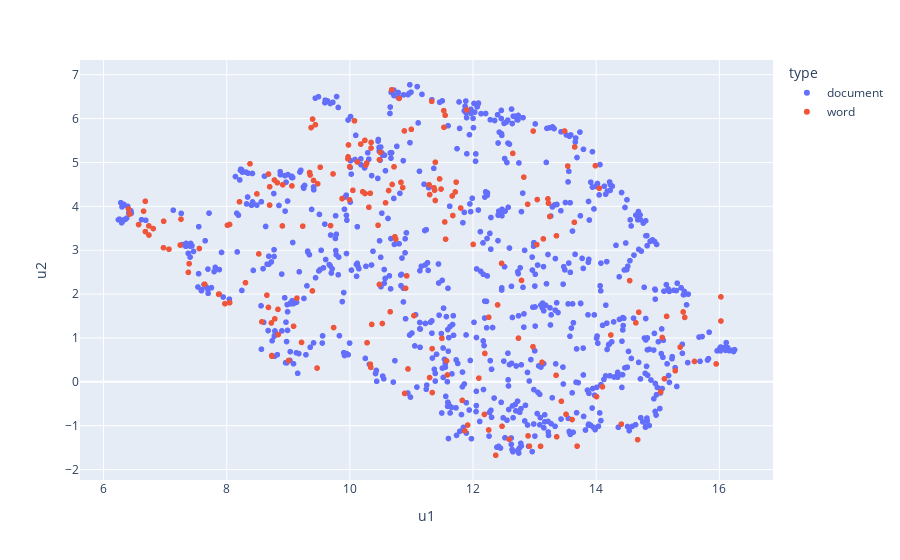

Notebook code cell kept with this figure:
### Markdown cell above
Given word vectors have been trained as well during the Doc2Vec training process the distance between word and document vectors is meaningful. See below the two dimensional representation of sentences and the location of some randomly drawn word vectors. Words in the close surrounding of a document vector should have a similar meaning as the sentence.

### Code cell
import plotly.express as px

np.random.sample(42)
rnd_doc_idx = np.random.choice(list(range(len(doc_vectors))), 200, replace = False)
doc_df_tmp = pd.DataFrame(doc_vectors_2d, columns = ["u1", "u2"])
doc_df_tmp.loc[:, "label"] = [" ".join(sentences_tmp[idx]) for idx in range(len(sentences_tmp))]
doc_df_tmp.loc[:, "type"] = "document"

word_df_tmp = pd.DataFrame(word_vectors_2d[rnd_doc_idx], columns = ["u1", "u2"])
word_df_tmp.loc[:, "label"] = [d2v.wv.index_to_key[idx] for idx in rnd_doc_idx]
word_df_tmp.loc[:, "type"] = "word"

df_tmp = pd.concat((doc_df_tmp, word_df_tmp))

fig = px.scatter(df_tmp, x = "u1", y = "u2", hover_name = "label", color = "type")
fig.show()

### Figure 1 — Plotly figure (JSON) as saved in the notebook; plotly's stock layout.template omitted (floating-point values rounded to 4 significant figures; data arrays with more than 128 entries replaced by an {"elided": "..."} marker saying what was removed)
{"data": [{"hovertemplate": "<b>%{hovertext}</b><br><br>type=document<br>u1=%{x}<br>u2=%{y}<extra></extra>", "hovertext": {"elided": "812 str values"}, "legendgroup": "document", "marker": {"color": "#636efa", "symbol": "circle"}, "mode": "markers", "name": "document", "showlegend": true, "type": "scattergl", "x": {"elided": "812 float values"}, "xaxis": "x", "y": {"elided": "812 float values"}, "yaxis": "y"}, {"hovertemplate": "<b>%{hovertext}</b><br><br>type=word<br>u1=%{x}<br>u2=%{y}<extra></extra>", "hovertext": {"elided": "200 str values"}, "legendgroup": "word", "marker": {"color": "#EF553B", "symbol": "circle"}, "mode": "markers", "name": "word", "showlegend": true, "type": "scattergl", "x": {"elided": "200 float values"}, "xaxis": "x", "y": {"elided": "200 float values"}, "yaxis": "y"}], "layout": {"legend": {"title": {"text": "type"}, "tracegroupgap": 0}, "margin": {"t": 60}, "xaxis": {"anchor": "y", "domain": [0, 1], "title": {"text": "u1"}}, "yaxis": {"anchor": "x", "domain": [0, 1], "title": {"text": "u2"}}}}
